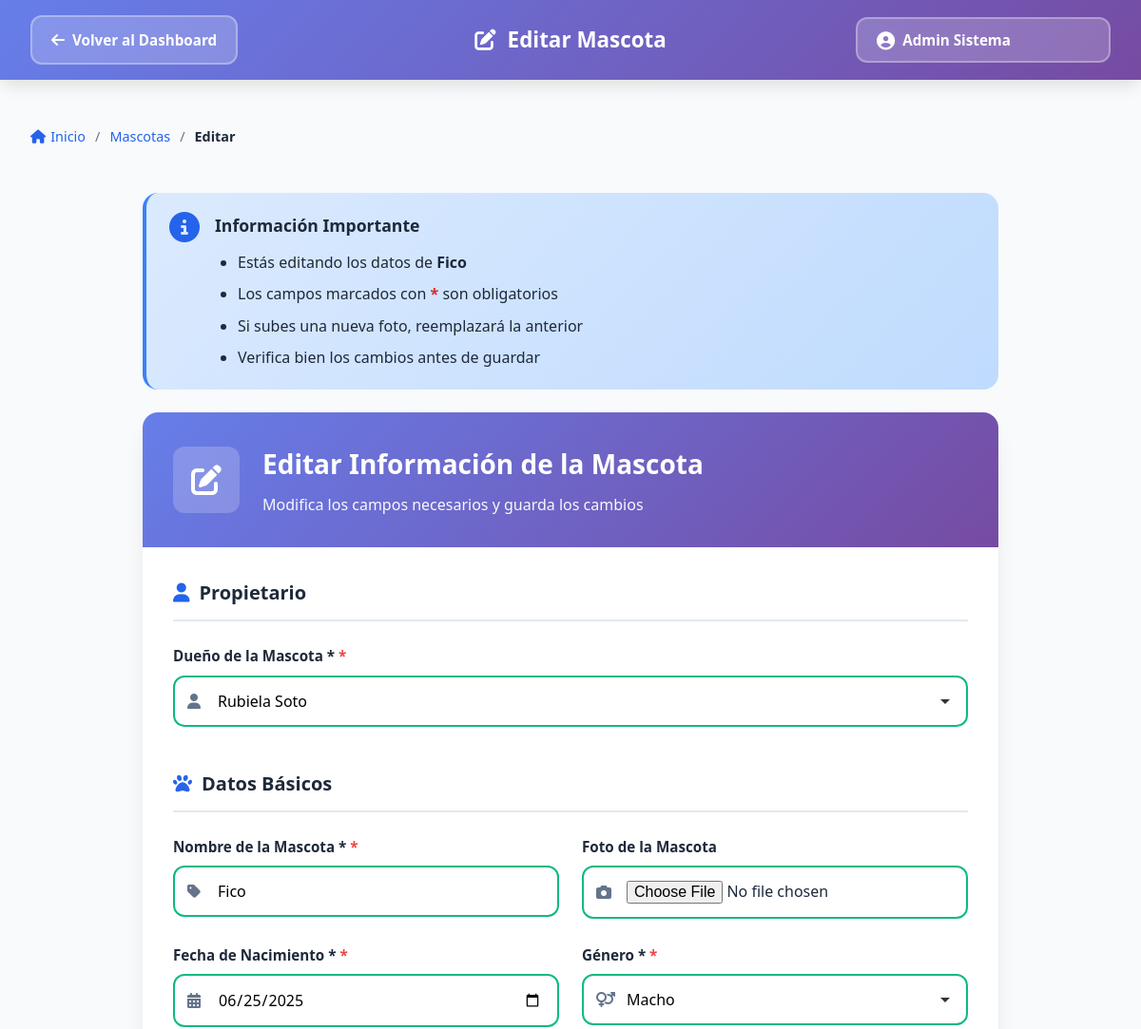
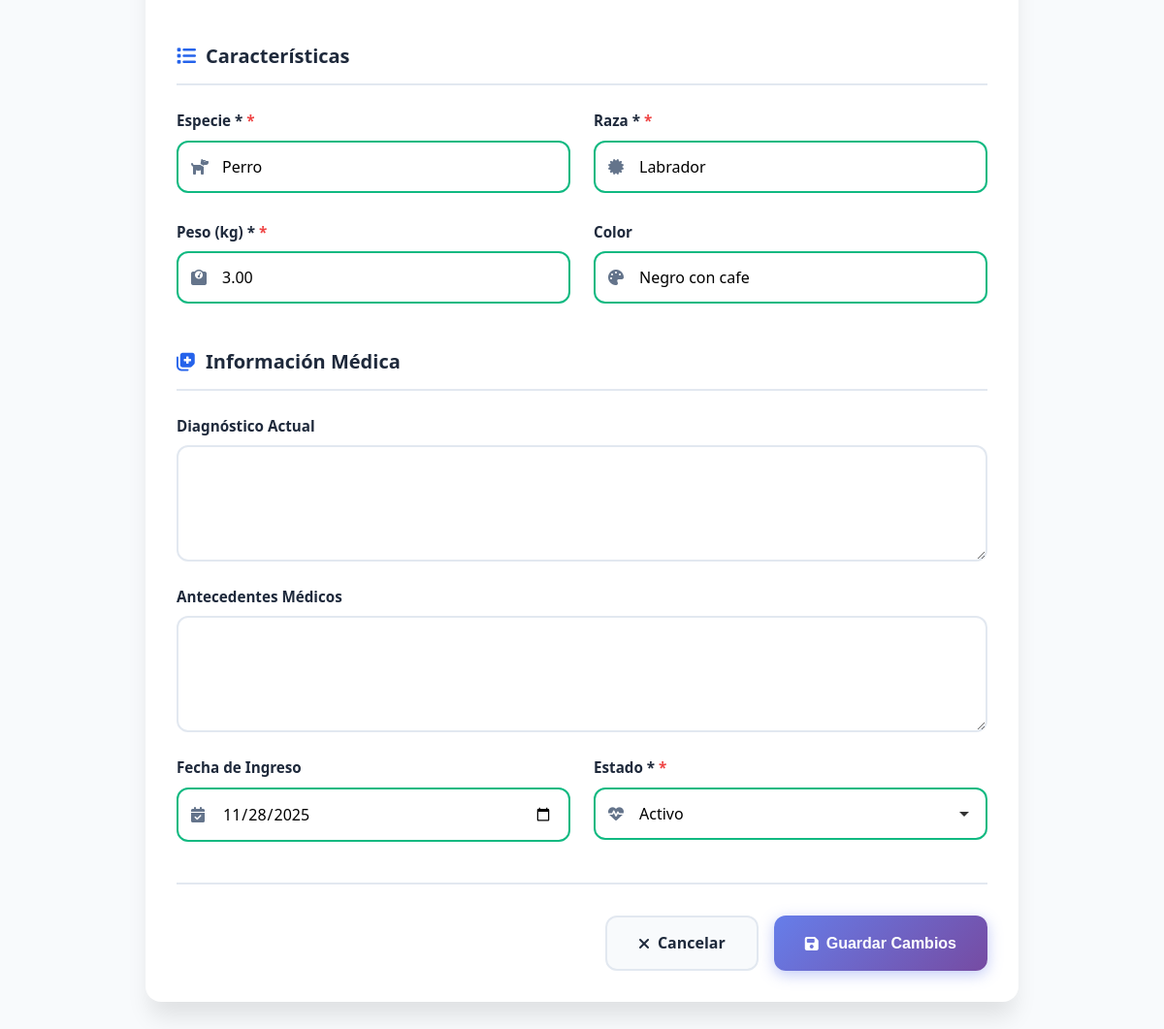
The app's page /Views/Mascotas/editar.php?id=10 (signed in) with its own data (2 pictures, top to bottom).
### tables this page shows
CREATE TABLE `mascota` (
  `id_mascota` int(10) UNSIGNED NOT NULL,
  `id_dueno` int(10) UNSIGNED NOT NULL,
  `nombre` varchar(50) NOT NULL,
  `foto` varchar(255) DEFAULT NULL,
  `fecha_nacimiento` date NOT NULL,
  `genero` enum('Macho','Hembra','Otro') NOT NULL,
  `especie` varchar(50) NOT NULL,
  `raza` varchar(50) DEFAULT NULL,
  `peso` decimal(6,2) NOT NULL,
  `color` varchar(50) DEFAULT NULL,
  `diagnostico` text DEFAULT NULL,
  `antecedentes` text DEFAULT NULL,
  `fecha_ingreso` date NOT NULL,
  `fecha_ultima_visita` date DEFAULT NULL,
  `estado` enum('Activo','Inactivo','Fallecido') NOT NULL DEFAULT 'Activo'
);

CREATE TABLE `dueno` (
  `id_dueno` int(10) UNSIGNED NOT NULL,
  `primer_nombre` varchar(50) NOT NULL,
  `segundo_nombre` varchar(50) DEFAULT NULL,
  `primer_apellido` varchar(50) NOT NULL,
  `segundo_apellido` varchar(50) DEFAULT NULL,
  `cedula` varchar(20) NOT NULL,
  `fecha_nacimiento` date NOT NULL,
  `genero` enum('M','F','Otro') NOT NULL,
  `ciudad` varchar(50) NOT NULL,
  `direccion` varchar(100) NOT NULL,
  `ocupacion` varchar(50) DEFAULT NULL,
  `telefono` varchar(20) NOT NULL,
  `correo_electronico` varchar(100) NOT NULL,
  `fecha_registro` timestamp NOT NULL DEFAULT current_timestamp()
);

### Views/Mascotas/Editar.php (the view, shortened to what this page needs)
<?php
$user_name = $_SESSION['user_name'] ?? 'Usuario';
$id_mascota = intval($_GET['id'] ?? 0);
$conn = getConnection();
$stmt = $conn->prepare("SELECT * FROM mascota WHERE id_mascota = ?");
$stmt->bind_param("i", $id_mascota);
$stmt->execute();
$result = $stmt->get_result();
$mascota = $result->fetch_assoc();
$query_duenos = "SELECT id_dueno, primer_nombre, primer_apellido FROM dueno ORDER BY primer_nombre";
$duenos = $conn->query($query_duenos);
?>
<!DOCTYPE html>
<html lang="es">
<head>
    <link rel="stylesheet" href="https://cdnjs.cloudflare.com/ajax/libs/font-awesome/6.4.0/css/all.min.css">
    <link rel="stylesheet" href="../../Assets/Css/Dashboard.css">
    <link rel="stylesheet" href="../../Assets/Css/Tables.css">
    <link rel="stylesheet" href="../../Assets/Css/Forms.css">
</head>
<body>
    <nav class="navbar">
        <div class="nav-container">
            <div class="nav-left">
                <a href="../../Dashboard.php" class="btn-back">
                    <i class="fas fa-arrow-left"></i>
                    Volver al Dashboard
                </a>
            </div>
            <div class="nav-center">
                <h1 class="page-title">
                    <i class="fas fa-edit"></i>
                    Editar Mascota
                </h1>
            </div>
            <div class="nav-right">
                <span class="user-badge">
                    <i class="fas fa-user-circle"></i>
                    <?php echo htmlspecialchars($user_name); ?>
                </span>
            </div>
        </div>
    </nav>
    <main class="main-content">
        <div class="container">
            <div class="breadcrumb">
                <a href="../../Dashboard.php"><i class="fas fa-home"></i> Inicio</a>
                <span class="separator">/</span>
                <a href="listar.php">Mascotas</a>
                <span class="separator">/</span>
                <span class="current">Editar</span>
            </div>
            <div class="form-container">
                <div class="alert alert-info">
                    <div class="alert-icon">
                        <i class="fas fa-info-circle"></i>
                    </div>
                    <div class="alert-content">
                        <h4>Información Importante</h4>
                        <ul>
                            <li>Estás editando los datos de <strong><?php echo htmlspecialchars($mascota['nombre']); ?></strong></li>
                            <li>Los campos marcados con <span class="required">*</span> son obligatorios</li>
                            <li>Si subes una nueva foto, reemplazará la anterior</li>
                            <li>Verifica bien los cambios antes de guardar</li>
                        </ul>
                    </div>
                </div>
                <div class="form-card">
                    <div class="form-header">
                        <div class="header-icon">
                            <i class="fas fa-edit"></i>
                        </div>
                        <div class="header-text">
                            <h2>Editar Información de la Mascota</h2>
                            <p>Modifica los campos necesarios y guarda los cambios</p>
                        </div>
                    </div>
                    <form id="formMascota" method="POST" action="procesar.php" enctype="multipart/form-data">
                        <div class="form-section">
                            <h3 class="section-title">
                                <i class="fas fa-user"></i>
                                Propietario
                            </h3>
                            <div class="form-row">
                                <div class="form-group">
                                    <label for="id_dueno">Dueño de la Mascota <span class="required">*</span></label>
                                    <div class="input-with-icon">
                                        <select id="id_dueno" name="id_dueno" required>
                                            <?php while($dueno = $duenos->fetch_assoc()): ?>
                                                <option value="<?php echo $dueno['id_dueno']; ?>"
                                                    <?php echo ($dueno['id_dueno'] == $mascota['id_dueno']) ? 'selected' : ''; ?>>
                                                    <?php echo htmlspecialchars($dueno['primer_nombre'] . ' ' . $dueno['primer_apellido']); ?>
                                                </option>
                                            <?php endwhile; ?>
                                        </select>
                                    </div>
                                </div>
                            </div>
                        </div>
                        <div class="form-section">
                            <h3 class="section-title">
                                <i class="fas fa-paw"></i>
                                Datos Básicos
                            </h3>
                            <div class="form-row">
                                <div class="form-group">
                                    <label for="nombre">Nombre de la Mascota <span class="required">*</span></label>
                                    <div class="input-with-icon">
                                        <input
                                            type="text"
                                            id="nombre"
                                            name="nombre"
                                            value="<?php echo htmlspecialchars($mascota['nombre']); ?>"
                                            required
                                            maxlength="50"
                                        >
                                    </div>
                                </div>
                                <div class="form-group">
                                    <label for="foto">Foto de la Mascota</label>
                                    <div class="input-with-icon">
                                        <input
                                            type="file"
                                            id="foto"
                                            name="foto"
                                            accept="image/*"
                                        >
                                    </div>
                                </div>
                            </div>
                            <div class="form-row">
                                <div class="form-group">
                                    <label for="fecha_nacimiento">Fecha de Nacimiento <span class="required">*</span></label>
                                    <div class="input-with-icon">
                                        <input
                                            type="date"
                                            id="fecha_nacimiento"
                                            name="fecha_nacimiento"
                                            value="<?php echo $mascota['fecha_nacimiento']; ?>"
                                            required
                                            max="<?php echo date('Y-m-d'); ?>"
                                        >
                                    </div>
                                </div>
                                <div class="form-group">
                                    <label for="genero">Género <span class="required">*</span></label>
                                    <div class="input-with-icon">
                                        <select id="genero" name="genero" required>
                                            <option value="Macho" <?php echo ($mascota['genero'] == 'Macho') ? 'selected' : ''; ?>>Macho</option>
                                        </select>
                                    </div>
                                </div>
                            </div>
                        </div>
                        <div class="form-section">
                            <h3 class="section-title">
                                <i class="fas fa-list"></i>
                                Características
                            </h3>
                            <div class="form-row">
                                <div class="form-group">
                                    <label for="especie">Especie <span class="required">*</span></label>
                                    <div class="input-with-icon">
                                        <input
                                            type="text"
                                            id="especie"
                                            name="especie"
                                            value="<?php echo htmlspecialchars($mascota['especie']); ?>"
                                            required
                                            maxlength="50"
                                        >
                                    </div>
                                </div>
                                <div class="form-group">
                                    <label for="raza">Raza <span class="required">*</span></label>
                                    <div class="input-with-icon">
                                        <input
                                            type="text"
                                            id="raza"
                                            name="raza"
                                            value="<?php echo htmlspecialchars($mascota['raza']); ?>"
                                            required
                                            maxlength="50"
                                        >
                                    </div>
                                </div>
                            </div>
                            <div class="form-row">
                                <div class="form-group">
                                    <label for="peso">Peso (kg) <span class="required">*</span></label>
                                    <div class="input-with-icon">
                                        <input
                                            type="number"
                                            id="peso"
                                            name="peso"
                                            value="<?php echo $mascota['peso']; ?>"
                                            required
                                            step="0.1"
                                            min="0.1"
                                            max="999.9"
                                        >
                                    </div>
                                </div>
                                <div class="form-group">
                                    <label for="color">Color</label>
                                    <div class="input-with-icon">
                                        <input
                                            type="text"
                                            id="color"
                                            name="color"
                                            value="<?php echo htmlspecialchars($mascota['color']); ?>"
                                            maxlength="50"
                                        >
                                    </div>
                                </div>
                            </div>
                        </div>
                        <div class="form-section">
                            <h3 class="section-title">
                                <i class="fas fa-notes-medical"></i>
                                Información Médica
                            </h3>
                            <div class="form-row">
                                <div class="form-group">
                                    <label for="diagnostico">Diagnóstico Actual</label>
                                    <textarea
                                        id="diagnostico"
                                        name="diagnostico"
                                        rows="4"
                                    ><?php echo htmlspecialchars($mascota['diagnostico']); ?></textarea>
                                </div>
                            </div>
                            <div class="form-row">
                                <div class="form-group">
                                    <label for="antecedentes">Antecedentes Médicos</label>
                                    <textarea
                                        id="antecedentes"
                                        name="antecedentes"
                                        rows="4"
                                    ><?php echo htmlspecialchars($mascota['antecedentes']); ?></textarea>
                                </div>
                            </div>
                            <div class="form-row">
                                <div class="form-group">
                                    <label for="fecha_ingreso">Fecha de Ingreso</label>
                                    <div class="input-with-icon">
                                        <input
                                            type="date"
                                            id="fecha_ingreso"
                                            name="fecha_ingreso"
                                            value="<?php echo $mascota['fecha_ingreso']; ?>"
                                            max="<?php echo date('Y-m-d'); ?>"
                                        >
                                    </div>
                                </div>
                                <div class="form-group">
                                    <label for="estado">Estado <span class="required">*</span></label>
                                    <div class="input-with-icon">
                                        <select id="estado" name="estado" required>
                                            <option value="Activo" <?php echo ($mascota['estado'] == 'Activo') ? 'selected' : ''; ?>>Activo</option>
                                        </select>
                                    </div>
                                </div>
                            </div>
                        </div>
                        <div class="form-actions">
                            <a href="listar.php" class="btn btn-secondary">
                                <i class="fas fa-times"></i>
                                Cancelar
                            </a>
                            <button type="submit" class="btn btn-primary">
                                <i class="fas fa-save"></i>
                                Guardar Cambios
                            </button>
                        </div>
                    </form>
                </div>
            </div>
        </div>
    </main>
</body>
</html>

### records on screen
mascota: nombre "Fico", id_dueno "Rubiela Soto", fecha_nacimiento "06/25/2025", genero "Macho", especie "Perro", raza "Labrador", peso "3.00", color "Negro con cafe", fecha_ingreso "11/28/2025", estado "Activo"

### other values on screen
$user_name "Admin Sistema"
